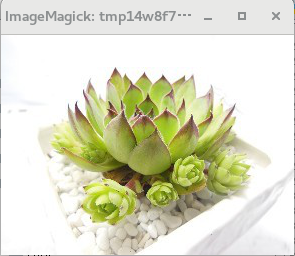
#> input picture find_color/code/test.png, 295 x 256 px, given in place of test17.png, which was not available
$ python find_yellow_in_pic.py test.png   (Python 2 division)
#> lines starting #> are read from the running program, lines starting #| are printed output that depends on the picture; after the words box and inside, x2 and y2 are one past the last pixel; in counts of white or black regions, pixels touching at a corner belong together; pictures that were not available may be replaced by others from this repository, and a replacement may not be noted
# coding:utf-8
import cv2
import numpy as np
import time
from PIL import Image
import sys


# 检测出来只有一个大的块
# dont find 1 2 9 10 20
# with 2*2 kernel can fand 3 4 5 6 7 12 13 14 15 16 17
# with 4*4 kernel can find 8 11
# with no kernel just test8.png cant find

a=17
area=0
def mohu(res,x):
    res2 = cv2.blur(res, x)
    # res2 = cv2.dilate(res2, kernel_4, iterations=1)
    res2 = cv2.erode(res2, kernel_4, iterations=1)  # erode 侵蝕 being small
    res2 = cv2.erode(res2, kernel_4, iterations=1)  # erode 侵蝕 being small
    res2 = cv2.dilate(res2, kernel_4, iterations=1)
    res2 = cv2.dilate(res2, kernel_4, iterations=1)

    return res2
if __name__ == '__main__':
    # [5 lines of commented-out code are left out]
    Img = cv2.imread('../../../nao_pic/test%d.png' %a)
#> Img is the input picture: shape (256, 295, 3); mean B, G, R 199.2, 222.2, 221.4
    # [10 lines of commented-out code are left out]
    kernel_4 = np.ones((4, 4), np.uint8)  # 4x4的卷积核
    if Img is not None:  # 判断图片是否读入
        cv2.imshow('test', Img)
        HSV = cv2.cvtColor(Img, cv2.COLOR_BGR2HSV)  # 把BGR图像转换为HSV格式
#> HSV: shape (256, 295, 3); mean H, S, V 27.9, 37.4, 224.1
        '''
  HSV模型中颜色的参数分别是：色调（H），饱和度（S），明度（V）  H(0-180) S(0-255) V(0-255)
    H(26-35) S(77-255) V(46-255)
  下面两个值是要识别的颜色范围
  '''
        yellow = [[16, 0, 180], [50, 85, 255]]  # bright 3 4 5 12 13 14 15 16 17 21 22  use 2*2 kernel
        # yellow = [[14, 0, 0], [28, 115, 220]]  # not bright 6 7  use 4*4 kernel
        # yellow = [[14, 0, 0], [40, 115, 220]]  # not bright 8 11 12 18 19   use 4*4 kernel   9 and 10 and 20 dont should find

        Lower, Upper = np.array(yellow)
        # mask是把HSV图片中在颜色范围内的区域变成白色，其他区域变成黑色
        mask = cv2.inRange(HSV, Lower, Upper)
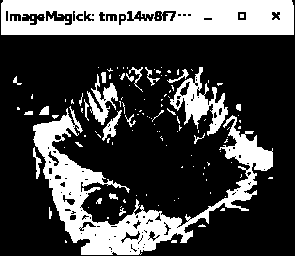
#> mask: shape (256, 295); 28.3% white; 125 white regions (101 under 20 px)
        dilation=mask
        # target是把原图中的非目标颜色区域去掉剩下的图像
        target = cv2.bitwise_and(Img, Img, mask=dilation)
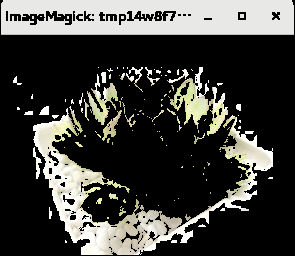
#> target: shape (256, 295, 3); mean B, G, R 61.1, 65.1, 65.2
        cv2.imshow('target', target)
        # 将滤波后的图像变成二值图像放在binary中
        ret, binary = cv2.threshold(dilation, 127, 255, cv2.THRESH_BINARY)
        # 在binary中发现轮廓，轮廓按照面积从小到大排列 findContours常用来获取轮廓
        contours, hierarchy = cv2.findContours(binary, cv2.RETR_EXTERNAL, cv2.CHAIN_APPROX_SIMPLE)
#> contours = 117 contours, 104 with area under 20; largest, box (x1, y1, x2, y2) and area: (1, 0, 294, 35) 9918, (33, 106, 273, 255) 8602, (170, 67, 228, 136) 1353, (87, 74, 118, 125) 471, (102, 110, 122, 141) 169
        # cv2.imshow('t',hierarchy)
        # time.sleep(3)
        p = 0
        area=contours[0]
#> area = [[172, 240], [171, 241], [171, 242], [176, 242], [176, 240]]
        for i in contours:  # 遍历所有的轮廓
            print(cv2.contourArea(i))  #print the size of area
            if cv2.contourArea(i)>cv2.contourArea(area):
                area=i
            # time.sleep(1)
            x, y, w, h = cv2.boundingRect(i)  # 将轮廓分解为识别对象的左上角坐标和宽、高
            # 在图像上画上矩形（图片、左上角坐标、右下角坐标、颜色、线条宽度）
            cv2.rectangle(Img, (x, y), (x + w, y + h), (0, 255,), 3)
            # 给识别对象写上标号
            font = cv2.FONT_HERSHEY_SIMPLEX
            cv2.putText(Img, str(p), (x - 10, y + 10), font, 1, (0, 0, 255), 2)  # 加减10是调整字符位置
            p += 1
#> this loop made 117 passes
#> (x, y, w, h) on passes 1, 3, 6, 7, 8, 10, 11, 12, 13, 14, 15, 16: (171, 240, 6, 3), (198, 224, 8, 3), (119, 208, 7, 8), (88, 207, 1, 1), (49, 207, 3, 12), (158, 205, 1, 1), (174, 200, 1, 1), (123, 199, 3, 4), (178, 198, 1, 1), (96, 198, 6, 6), (225, 196, 1, 1), (136, 195, 1, 1)
#> (i, x, y, w, h) on passes 2, 4, 5, 9, 17, 19: ([[65, 240], [65, 242], [66, 242], [66, 241]], 65, 240, 2, 3), ([[107, 217], [107, 218], [108, 218], [108, 217]], 107, 217, 2, 2), ([[222, 208], [220, 210], [224, 210], [224, 208]], 220, 208, 5, 3), ([[121, 206], [120, 207]], 120, 206, 2, 2), ([[146, 194], [146, 195]], 146, 194, 1, 2), ([[210, 192], [210, 193]], 210, 192, 1, 2)
#| 9.5
#| 1.5
#| 7.0
#| 1.0
#| 6.0
#| 13.0
#| 0.0
#| 12.0
#> (further printed lines are left out)
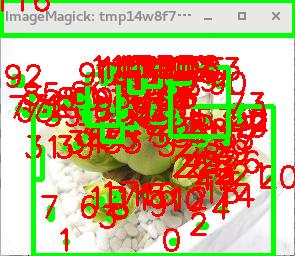
#> Img: shape (256, 295, 3); mean B, G, R 134.9, 178.7, 202.5
#> after the loop, area = contour of 10 points, box (x1, y1, x2, y2) (1, 0, 294, 35), area 9918; p = 117

        print('黄色方块的数量是', p, '个')  # 终端输出目标数量
#| 黄色方块的数量是 117 个
    else:
        print('there is no picture')
        sys.exit(0)
    while True:
        Key = chr(cv2.waitKey(15) & 255)
#> (key Esc is pressed here)
        if Key == 'q':
            cv2.destroyAllWindows()
            break
    x,y,w,h=cv2.boundingRect(area)
    print cv2.contourArea(area)
    print x,y,w,h
    print x,y+h
